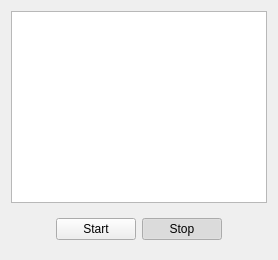
               <widget class="QWidget" name="TranscriptPage">
                <layout class="QVBoxLayout" name="verticalLayout_40">
                 <item>
                  <widget class="QTextEdit" name="transcriptResult">
                   <property name="readOnly">
                    <bool>true</bool>
                   </property>
                  </widget>
                 </item>
                 <item alignment="Qt::AlignHCenter">
                  <widget class="QWidget" name="transcriptButtons" native="true">
                   <layout class="QHBoxLayout" name="horizontalLayout_89">
                    <item>
                     <widget class="QPushButton" name="transcriptStartButton">
                      <property name="text">
                       <string>Start</string>
                      </property>
                      <property name="icon">
                       <iconset resource="rsc.qrc">
                        <normaloff>:/rsc/img/mic.svg</normaloff>:/rsc/img/mic.svg</iconset>
                      </property>
                      <property name="checkable">
                       <bool>true</bool>
                      </property>
                      <attribute name="buttonGroup">
                       <string notr="true">transcriptButtonGroup</string>
                      </attribute>
                     </widget>
                    </item>
                    <item>
                     <widget class="QPushButton" name="transcriptStopButton">
                      <property name="text">
                       <string>Stop</string>
                      </property>
                      <property name="icon">
                       <iconset resource="rsc.qrc">
                        <normaloff>:/rsc/img/mic-off.svg</normaloff>:/rsc/img/mic-off.svg</iconset>
                      </property>
                      <property name="checkable">
                       <bool>true</bool>
                      </property>
                      <property name="checked">
                       <bool>true</bool>
                      </property>
                      <attribute name="buttonGroup">
                       <string notr="true">transcriptButtonGroup</string>
                      </attribute>
                     </widget>
                    </item>
                   </layout>
                  </widget>
                 </item>
                </layout>
               </widget>
